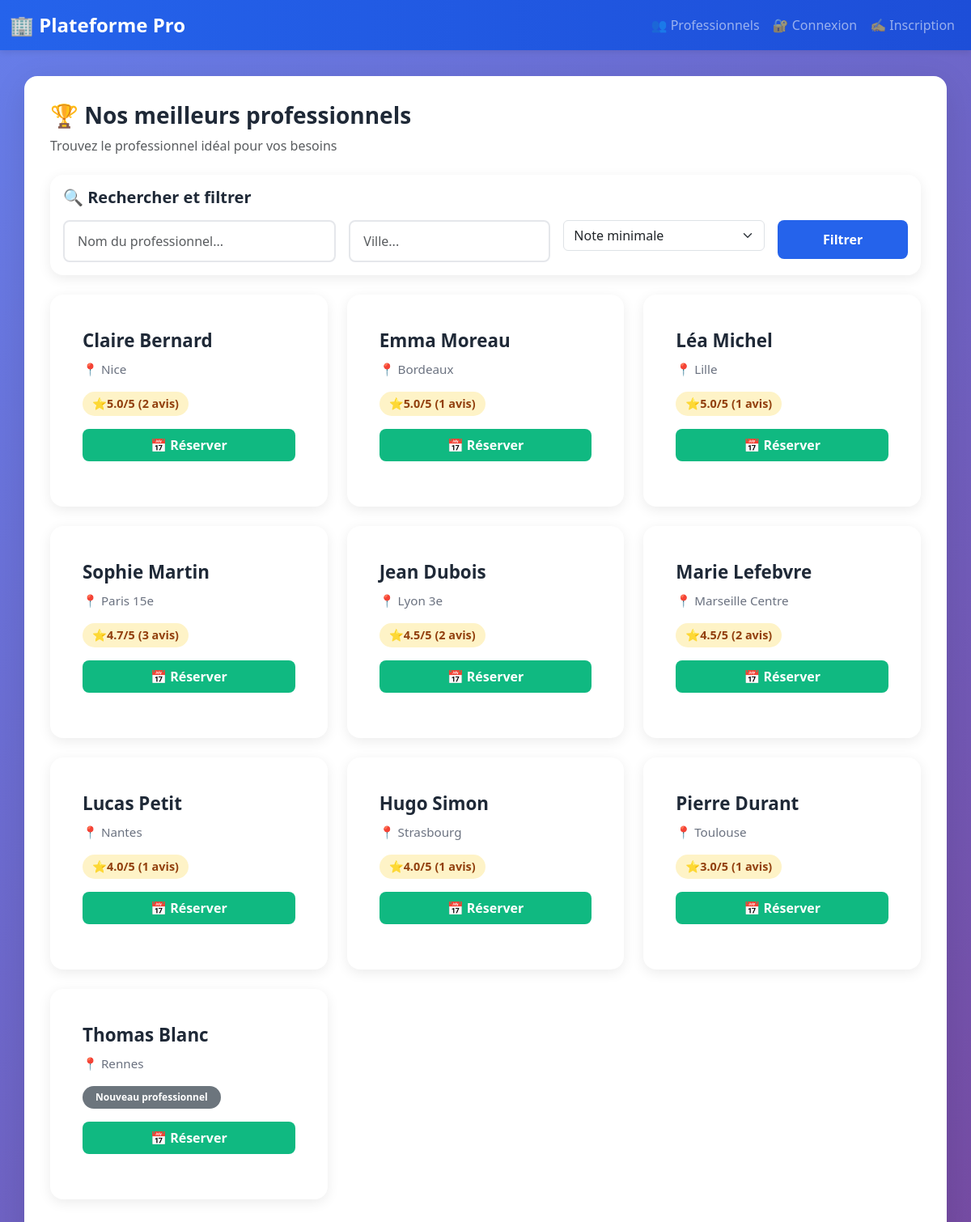
Page /professionals on the committed database.
### tables this page shows
CREATE TABLE users (
        id INTEGER PRIMARY KEY,
        name TEXT, email TEXT, password TEXT, role TEXT
    , localisation TEXT);

### app.py (the view)
@app.route('/professionals')
def view_professionals():
    conn = get_db()
    pros = conn.execute('''
        SELECT u.id, u.name, u.localisation,
               COALESCE(AVG(a.note), 0) as note_moyenne,
               COUNT(a.id) as nb_avis
        FROM users u
        LEFT JOIN avis a ON u.id = a.pro_id
        WHERE u.role = 'pro'
        GROUP BY u.id
        ORDER BY note_moyenne DESC
    ''').fetchall()
    return render_template('professionals.html', professionals=pros)

### app.py (called while the page is built)
def get_db():
    conn = sqlite3.connect('database.db')
    conn.row_factory = sqlite3.Row
    return conn

### templates/professionals.html (shortened to what this page needs)
{% extends "base.html" %}{% block title %}Professionnels{% endblock %}{% block content %}
<div class="mb-4">
    <h3>🏆 Nos meilleurs professionnels</h3>
    <p class="text-muted">Trouvez le professionnel idéal pour vos besoins</p>
</div>
<div class="card mb-4">
    <div class="card-body">
        <h5 class="mb-3">🔍 Rechercher et filtrer</h5>
        <form method="GET" action="{{ url_for('view_professionals') }}">
            <div class="row g-3">
                <div class="col-md-4">
                    <input type="text" class="form-control" name="search" placeholder="Nom du professionnel..." value="{{ request.args.get('search', '') }}">
                </div>
                <div class="col-md-3">
                    <input type="text" class="form-control" name="ville" placeholder="Ville..." value="{{ request.args.get('ville', '') }}">
                </div>
                <div class="col-md-3">
                    <select class="form-select" name="note_min">
                        <option value="">Note minimale</option>
                    </select>
                </div>
                <div class="col-md-2">
                    <button type="submit" class="btn btn-primary w-100">Filtrer</button>
                </div>
            </div>
        </form>
    </div>
</div>
{% if professionals %}
<div class="row">
{% for pro in professionals %}
    <div class="col-md-6 col-lg-4 mb-4">
        <div class="card professional-card h-100">
            <div class="card-body">
                <div class="professional-name">{{ pro.name }}</div>
                {% if pro.localisation %}
                <div class="professional-location">
                    <span class="location-icon">📍</span> {{ pro.localisation }}
                </div>
                {% endif %}
                <div class="mt-3 mb-3">
                    {% if pro.nb_avis > 0 %}
                        <span class="rating-badge">
                            <span class="star-icon">⭐</span> {{ "%.1f"|format(pro.note_moyenne) }}/5
                            <span class="ms-1">({{ pro.nb_avis }} avis)</span>
                        </span>
                    {% else %}
                        <span class="badge bg-secondary">Nouveau professionnel</span>
                    {% endif %}
                </div>
                <div class="professional-actions mt-3">
                    <a href="{{ url_for('book', pro_id=pro.id) }}" class="btn btn-success w-100">
                        📅 Réserver
                    </a>
                </div>
            </div>
        </div>
    </div>
{% endfor %}
</div>
{% else %}
<div class="alert alert-info text-center">
    <h5>Aucun professionnel disponible pour le moment</h5>
    <p class="mb-0">Revenez plus tard ou inscrivez-vous en tant que professionnel!</p>
</div>
{% endif %}
{% endblock %}

### templates/base.html (shortened to what this page needs)
<!DOCTYPE html>
<html lang="fr">
<head>
    <link href="https://cdn.jsdelivr.net/npm/bootstrap@5.3.0/dist/css/bootstrap.min.css" rel="stylesheet">
    <link rel="stylesheet" href="{{ url_for('static', filename='style.css') }}">
</head>
<body>
<nav class="navbar navbar-expand-lg navbar-dark">
  <div class="container-fluid">
    <a class="navbar-brand" href="{{ url_for('index') }}">🏢 Plateforme Pro</a>
    <div class="collapse navbar-collapse" id="navbarNav">
      <ul class="navbar-nav ms-auto">
        {% if 'user_id' in session %}
            <li class="nav-item"><a class="nav-link" href="{{ url_for('dashboard') }}">📊 Tableau de bord</a></li>
            {% if session.role == 'user' %}
            <li class="nav-item"><a class="nav-link" href="{{ url_for('view_professionals') }}">👥 Professionnels</a></li>
            {% endif %}
            <li class="nav-item"><a class="nav-link" href="{{ url_for('logout') }}">🚪 Déconnexion</a></li>
        {% else %}
            <li class="nav-item"><a class="nav-link" href="{{ url_for('view_professionals') }}">👥 Professionnels</a></li>
            <li class="nav-item"><a class="nav-link" href="{{ url_for('login') }}">🔐 Connexion</a></li>
            <li class="nav-item"><a class="nav-link" href="{{ url_for('register') }}">✍️ Inscription</a></li>
        {% endif %}
      </ul>
    </div>
  </div>
</nav>
<div class="container">
    {% block content %}{% endblock %}
</div>
</body>
</html>

### static/style.css (style rules this page uses)
:root { --primary-color: #2563eb; --primary-dark: #1d4ed8; --secondary-color: #10b981; --text-dark: #1f2937; --text-light: #6b7280; --border-color: #e5e7eb; --bg-light: #f9fafb; }
body { font-family: 'Segoe UI', Tahoma, Geneva, Verdana, sans-serif; color: var(--text-dark); background: linear-gradient(135deg, #667eea 0%, #764ba2 100%); min-height: 100vh; }
.navbar { background: linear-gradient(90deg, var(--primary-color), var(--primary-dark)) !important; box-shadow: 0 2px 8px rgba(0,0,0,0.1); }
.navbar-brand { font-weight: 700; font-size: 1.5rem; }
.container { background: white; border-radius: 16px; padding: 2rem; box-shadow: 0 10px 40px rgba(0,0,0,0.1); margin-top: 2rem; margin-bottom: 2rem; }
.btn-primary { background: var(--primary-color); border: none; padding: 0.75rem 2rem; border-radius: 8px; font-weight: 600; transition: all 0.3s ease; }
.btn-success { background: var(--secondary-color); border: none; border-radius: 8px; padding: 0.5rem 1.5rem; font-weight: 600; transition: all 0.3s ease; }
.form-control { border: 2px solid var(--border-color); border-radius: 8px; padding: 0.75rem 1rem; transition: all 0.3s ease; }
.professional-card { background: white; border-radius: 12px; padding: 1.5rem; margin-bottom: 1rem; }
.professional-name { font-size: 1.4rem; font-weight: 700; color: var(--text-dark); margin-bottom: 0.5rem; }
.professional-location { color: var(--text-light); font-size: 0.95rem; margin-bottom: 0.5rem; }
.rating-badge { display: inline-flex; align-items: center; background: #fef3c7; color: #92400e; padding: 0.25rem 0.75rem; border-radius: 20px; font-weight: 600; font-size: 0.9rem; }
.location-icon { color: var(--secondary-color); }
.star-icon { color: #fbbf24; }
h3, h4, h5 { color: var(--text-dark); font-weight: 700; }
.card { border: none; border-radius: 16px; box-shadow: 0 4px 16px rgba(0,0,0,0.08); }
.badge { padding: 0.5rem 1rem; border-radius: 20px; font-weight: 600; }
.professional-actions { display: flex; gap: 0.5rem; }

### rows in the picture
users: name "Claire Bernard", localisation "Nice", note_moyenne "5.0", nb_avis "2"
users: name "Emma Moreau", localisation "Bordeaux", note_moyenne "5.0", nb_avis "1"
users: name "Léa Michel", localisation "Lille", note_moyenne "5.0", nb_avis "1"
users: name "Sophie Martin", localisation "Paris 15e", note_moyenne "4.7", nb_avis "3"
users: name "Jean Dubois", localisation "Lyon 3e", note_moyenne "4.5", nb_avis "2"
users: name "Marie Lefebvre", localisation "Marseille Centre", note_moyenne "4.5", nb_avis "2"
users: name "Lucas Petit", localisation "Nantes", note_moyenne "4.0", nb_avis "1"
users: name "Hugo Simon", localisation "Strasbourg", note_moyenne "4.0", nb_avis "1"
users: name "Pierre Durant", localisation "Toulouse", note_moyenne "3.0", nb_avis "1"
users: name "Thomas Blanc", localisation "Rennes", shows "Nouveau professionnel"
